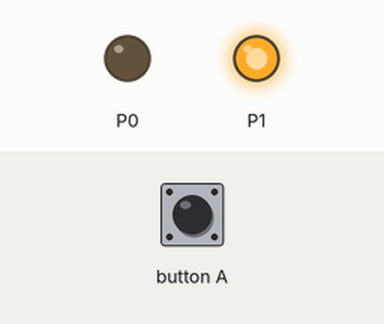
The program below on a simulated BBC micro:bit running MicroPython. Parts: output pins drawn as LEDs (lit = HIGH). The inputs (shaded band) are chosen by the test bench.

Above: at 1.2 s.
1.3 s: button A pressed for 0.15 s
At 1.39 s:
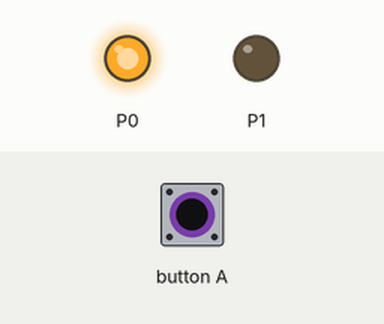
2.9 s: button A pressed for 3.2 s
At 6.7 s:
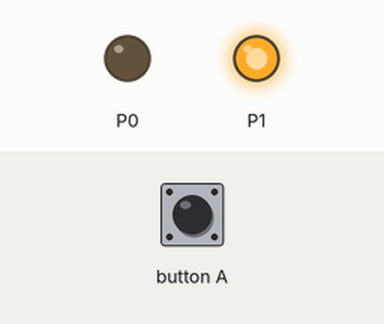
Timing chart, 0 to 8.2 s (numbered marks = the images above; inputs shaded):
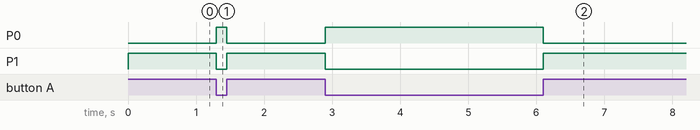

The program:

12_photo_interrupter.py
```python
from microbit import *

def digitalRead(pin):
  pin.read_digital()
  return pin.read_digital()


while True:
  if digitalRead(pin5):
    pin0.write_digital(0)
    pin1.write_digital(1)
  else:
    pin0.write_digital(1)
    pin1.write_digital(0)
```

Measured:
- after the input at 1.3 s, P0: LOW → HIGH at once, → LOW 0.15 s later; P1: HIGH → LOW at once, → HIGH 0.15 s later
- after the input at 2.9 s, P0: LOW → HIGH at once, → LOW 3.2 s later; P1: HIGH → LOW at once, → HIGH 3.2 s later
